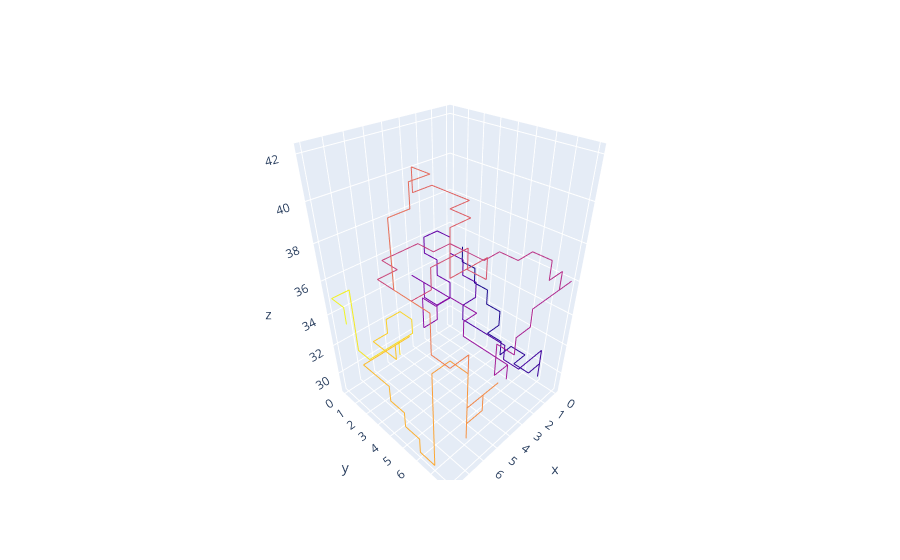

Notebook code cell kept with this figure:
### Code cell
px = []
py = []
pz = []
for point in path:
  px.append(point[0])
  py.append(point[1])
  pz.append(point[2])
# color by index so we can see the order
colors = []
for i in range(len(path)):
  colors.append(i)
fig = go.Figure(data=[
      go.Scatter3d(x=px, y=py, z=pz,
                    mode='lines', 
                    line=dict(color=colors),
                    hoverinfo='text',
                    hovertext=['(%d, %d, %d)' % (x[i], y[i], z[i]) for i in range(len(path))]
                    ),

    #  go.Scatter3d(x=x, y=y, z=z,
    #               mode='markers',
    #               marker=dict(size=2)
    #              ),
    ])
# fig.update_scenes(camera_projection_type='orthographic')
fig.show()

### Figure 1 — Plotly figure (JSON) as saved in the notebook; plotly's stock layout.template omitted (floating-point values rounded to 4 significant figures; data arrays with more than 128 entries replaced by an {"elided": "..."} marker saying what was removed)
{"data": [{"hoverinfo": "text", "hovertext": {"elided": "177 str values"}, "line": {"color": {"elided": "177 int values"}}, "mode": "lines", "type": "scatter3d", "x": {"elided": "177 int values"}, "y": {"elided": "177 int values"}, "z": {"elided": "177 int values"}}], "layout": {}}
